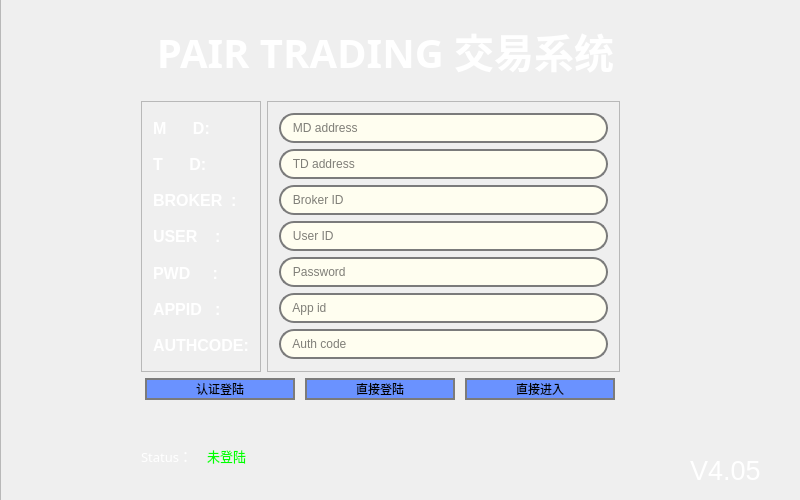
<?xml version="1.0" encoding="UTF-8"?>
<ui version="4.0">
 <class>login</class>
 <widget class="QWidget" name="login">
  <property name="enabled">
   <bool>true</bool>
  </property>
  <property name="geometry">
   <rect>
    <x>0</x>
    <y>0</y>
    <width>800</width>
    <height>500</height>
   </rect>
  </property>
  <property name="sizePolicy">
   <sizepolicy hsizetype="Preferred" vsizetype="Preferred">
    <horstretch>50</horstretch>
    <verstretch>40</verstretch>
   </sizepolicy>
  </property>
  <property name="minimumSize">
   <size>
    <width>800</width>
    <height>500</height>
   </size>
  </property>
  <property name="maximumSize">
   <size>
    <width>800</width>
    <height>500</height>
   </size>
  </property>
  <property name="windowTitle">
   <string>login</string>
  </property>
  <property name="windowIcon">
   <iconset resource="login.qrc">
    <normaloff>:/login/temp.ico</normaloff>:/login/temp.ico</iconset>
  </property>
  <property name="styleSheet">
   <string notr="true">
#label_edtion{
	color: rgb(255, 255, 255);
	
	font: 20pt &quot;Arial&quot;;
}
 
QLineEdit{
 
	border:2px solid#7b7b7b;
	border-radius:15px;
	background-color:#fffef0;
}
QLabel{
	color: rgb(255, 255, 255);
}
 
QPushButton{
	border:2px solid#7b7b7b;
	border-radius:15px;
	background-color:#6a92ff;
	font: 75 15pt &quot;Arial&quot;;
}
 
QPushButton:hover{
	background-color:#aa92ff
}
QPushButton:pressed{
	background-color:#FF90ff
}</string>
  </property>
  <widget class="QFrame" name="frame_2">
   <property name="geometry">
    <rect>
     <x>0</x>
     <y>-10</y>
     <width>811</width>
     <height>511</height>
    </rect>
   </property>
   <property name="styleSheet">
    <string notr="true">#frame_2{
border-image: url(:/login/image/login.jpg);
}</string>
   </property>
   <property name="frameShape">
    <enum>QFrame::StyledPanel</enum>
   </property>
   <property name="frameShadow">
    <enum>QFrame::Raised</enum>
   </property>
   <widget class="QLabel" name="label">
    <property name="geometry">
     <rect>
      <x>110</x>
      <y>10</y>
      <width>551</width>
      <height>101</height>
     </rect>
    </property>
    <property name="sizePolicy">
     <sizepolicy hsizetype="Preferred" vsizetype="Preferred">
      <horstretch>0</horstretch>
      <verstretch>0</verstretch>
     </sizepolicy>
    </property>
    <property name="font">
     <font>
      <family>宋体</family>
      <pointsize>30</pointsize>
      <weight>75</weight>
      <italic>false</italic>
      <bold>true</bold>
      <underline>false</underline>
      <strikeout>false</strikeout>
     </font>
    </property>
    <property name="text">
     <string>PAIR TRADING 交易系统</string>
    </property>
    <property name="alignment">
     <set>Qt::AlignCenter</set>
    </property>
    <property name="wordWrap">
     <bool>true</bool>
    </property>
    <property name="textInteractionFlags">
     <set>Qt::LinksAccessibleByMouse</set>
    </property>
   </widget>
   <widget class="QLabel" name="label_edtion">
    <property name="geometry">
     <rect>
      <x>690</x>
      <y>460</y>
      <width>101</width>
      <height>41</height>
     </rect>
    </property>
    <property name="font">
     <font>
      <family>Arial</family>
      <pointsize>20</pointsize>
      <weight>50</weight>
      <italic>false</italic>
      <bold>false</bold>
     </font>
    </property>
    <property name="text">
     <string>V4.05</string>
    </property>
   </widget>
   <widget class="QWidget" name="layoutWidget">
    <property name="geometry">
     <rect>
      <x>130</x>
      <y>440</y>
      <width>501</width>
      <height>51</height>
     </rect>
    </property>
    <layout class="QHBoxLayout" name="horizontalLayout">
     <item>
      <widget class="QLabel" name="label_ss">
       <property name="maximumSize">
        <size>
         <width>60</width>
         <height>16777215</height>
        </size>
       </property>
       <property name="font">
        <font>
         <family>宋体</family>
         <pointsize>10</pointsize>
         <weight>50</weight>
         <italic>false</italic>
         <bold>false</bold>
        </font>
       </property>
       <property name="text">
        <string>Status：</string>
       </property>
      </widget>
     </item>
     <item>
      <widget class="QLabel" name="label_status">
       <property name="font">
        <font>
         <family>新宋体</family>
         <pointsize>10</pointsize>
        </font>
       </property>
       <property name="styleSheet">
        <string notr="true">color: rgb(0, 255, 0);</string>
       </property>
       <property name="text">
        <string>未登陆</string>
       </property>
      </widget>
     </item>
    </layout>
   </widget>
   <widget class="QWidget" name="layoutWidget">
    <property name="geometry">
     <rect>
      <x>130</x>
      <y>100</y>
      <width>501</width>
      <height>321</height>
     </rect>
    </property>
    <layout class="QVBoxLayout" name="verticalLayout_5">
     <item>
      <layout class="QHBoxLayout" name="horizontalLayout_4">
       <item>
        <widget class="QFrame" name="frame_3">
         <property name="frameShape">
          <enum>QFrame::StyledPanel</enum>
         </property>
         <property name="frameShadow">
          <enum>QFrame::Raised</enum>
         </property>
         <layout class="QVBoxLayout" name="verticalLayout_3">
          <item>
           <widget class="QLabel" name="label_2">
            <property name="font">
             <font>
              <pointsize>12</pointsize>
              <weight>75</weight>
              <bold>true</bold>
             </font>
            </property>
            <property name="text">
             <string>M      D:</string>
            </property>
           </widget>
          </item>
          <item>
           <widget class="QLabel" name="label_5">
            <property name="font">
             <font>
              <pointsize>12</pointsize>
              <weight>75</weight>
              <bold>true</bold>
             </font>
            </property>
            <property name="text">
             <string>T      D:</string>
            </property>
           </widget>
          </item>
          <item>
           <widget class="QLabel" name="label_6">
            <property name="font">
             <font>
              <pointsize>12</pointsize>
              <weight>75</weight>
              <bold>true</bold>
             </font>
            </property>
            <property name="text">
             <string>BROKER  :</string>
            </property>
           </widget>
          </item>
          <item>
           <widget class="QLabel" name="label_7">
            <property name="font">
             <font>
              <pointsize>12</pointsize>
              <weight>75</weight>
              <bold>true</bold>
             </font>
            </property>
            <property name="text">
             <string>USER    :</string>
            </property>
           </widget>
          </item>
          <item>
           <widget class="QLabel" name="label_8">
            <property name="font">
             <font>
              <pointsize>12</pointsize>
              <weight>75</weight>
              <bold>true</bold>
             </font>
            </property>
            <property name="text">
             <string>PWD     :</string>
            </property>
           </widget>
          </item>
          <item>
           <widget class="QLabel" name="label_13">
            <property name="font">
             <font>
              <pointsize>12</pointsize>
              <weight>75</weight>
              <bold>true</bold>
             </font>
            </property>
            <property name="text">
             <string>APPID   :</string>
            </property>
           </widget>
          </item>
          <item>
           <widget class="QLabel" name="label_14">
            <property name="font">
             <font>
              <pointsize>12</pointsize>
              <weight>75</weight>
              <bold>true</bold>
             </font>
            </property>
            <property name="text">
             <string>AUTHCODE:</string>
            </property>
           </widget>
          </item>
         </layout>
        </widget>
       </item>
       <item>
        <widget class="QFrame" name="frame">
         <property name="styleSheet">
          <string notr="true">QLineEdit{
 
	border:2px solid#7b7b7b;
	border-radius:15px;
	background-color:#fffef0
}</string>
         </property>
         <property name="frameShape">
          <enum>QFrame::StyledPanel</enum>
         </property>
         <property name="frameShadow">
          <enum>QFrame::Raised</enum>
         </property>
         <layout class="QVBoxLayout" name="verticalLayout">
          <item>
           <widget class="QLineEdit" name="lineEdit_mdaddr">
            <property name="minimumSize">
             <size>
              <width>0</width>
              <height>30</height>
             </size>
            </property>
            <property name="text">
             <string/>
            </property>
            <property name="placeholderText">
             <string>   MD address</string>
            </property>
           </widget>
          </item>
          <item>
           <widget class="QLineEdit" name="lineEdit_tdaddr">
            <property name="minimumSize">
             <size>
              <width>0</width>
              <height>30</height>
             </size>
            </property>
            <property name="text">
             <string/>
            </property>
            <property name="placeholderText">
             <string>   TD address</string>
            </property>
           </widget>
          </item>
          <item>
           <widget class="QLineEdit" name="lineEdit_bidID">
            <property name="minimumSize">
             <size>
              <width>0</width>
              <height>30</height>
             </size>
            </property>
            <property name="text">
             <string/>
            </property>
            <property name="placeholderText">
             <string>   Broker ID</string>
            </property>
           </widget>
          </item>
          <item>
           <widget class="QLineEdit" name="lineEdit_userid">
            <property name="minimumSize">
             <size>
              <width>0</width>
              <height>30</height>
             </size>
            </property>
            <property name="text">
             <string/>
            </property>
            <property name="placeholderText">
             <string>   User ID</string>
            </property>
           </widget>
          </item>
          <item>
           <widget class="QLineEdit" name="lineEdit_password">
            <property name="minimumSize">
             <size>
              <width>0</width>
              <height>30</height>
             </size>
            </property>
            <property name="text">
             <string/>
            </property>
            <property name="echoMode">
             <enum>QLineEdit::Password</enum>
            </property>
            <property name="placeholderText">
             <string>   Password</string>
            </property>
           </widget>
          </item>
          <item>
           <widget class="QLineEdit" name="lineEdit_AppID">
            <property name="minimumSize">
             <size>
              <width>0</width>
              <height>30</height>
             </size>
            </property>
            <property name="text">
             <string/>
            </property>
            <property name="echoMode">
             <enum>QLineEdit::Normal</enum>
            </property>
            <property name="placeholderText">
             <string>   App id</string>
            </property>
           </widget>
          </item>
          <item>
           <widget class="QLineEdit" name="lineEdit_AuthCode">
            <property name="minimumSize">
             <size>
              <width>0</width>
              <height>30</height>
             </size>
            </property>
            <property name="text">
             <string/>
            </property>
            <property name="echoMode">
             <enum>QLineEdit::Password</enum>
            </property>
            <property name="placeholderText">
             <string>   Auth code</string>
            </property>
           </widget>
          </item>
         </layout>
        </widget>
       </item>
      </layout>
     </item>
     <item>
      <layout class="QHBoxLayout" name="horizontalLayout_3">
       <item>
        <widget class="QPushButton" name="pushButton_login_auth">
         <property name="enabled">
          <bool>true</bool>
         </property>
         <property name="sizePolicy">
          <sizepolicy hsizetype="Fixed" vsizetype="Fixed">
           <horstretch>0</horstretch>
           <verstretch>0</verstretch>
          </sizepolicy>
         </property>
         <property name="minimumSize">
          <size>
           <width>150</width>
           <height>0</height>
          </size>
         </property>
         <property name="text">
          <string>认证登陆</string>
         </property>
        </widget>
       </item>
       <item>
        <widget class="QPushButton" name="pushButton_login">
         <property name="enabled">
          <bool>true</bool>
         </property>
         <property name="sizePolicy">
          <sizepolicy hsizetype="Fixed" vsizetype="Fixed">
           <horstretch>0</horstretch>
           <verstretch>0</verstretch>
          </sizepolicy>
         </property>
         <property name="minimumSize">
          <size>
           <width>150</width>
           <height>0</height>
          </size>
         </property>
         <property name="text">
          <string>直接登陆</string>
         </property>
        </widget>
       </item>
       <item>
        <widget class="QPushButton" name="pushButton_pass_login">
         <property name="sizePolicy">
          <sizepolicy hsizetype="Fixed" vsizetype="Fixed">
           <horstretch>0</horstretch>
           <verstretch>0</verstretch>
          </sizepolicy>
         </property>
         <property name="minimumSize">
          <size>
           <width>150</width>
           <height>0</height>
          </size>
         </property>
         <property name="text">
          <string>直接进入</string>
         </property>
        </widget>
       </item>
      </layout>
     </item>
    </layout>
   </widget>
  </widget>
 </widget>
 <layoutdefault spacing="6" margin="11"/>
 <resources>
  <include location="login.qrc"/>
 </resources>
 <connections/>
</ui>
